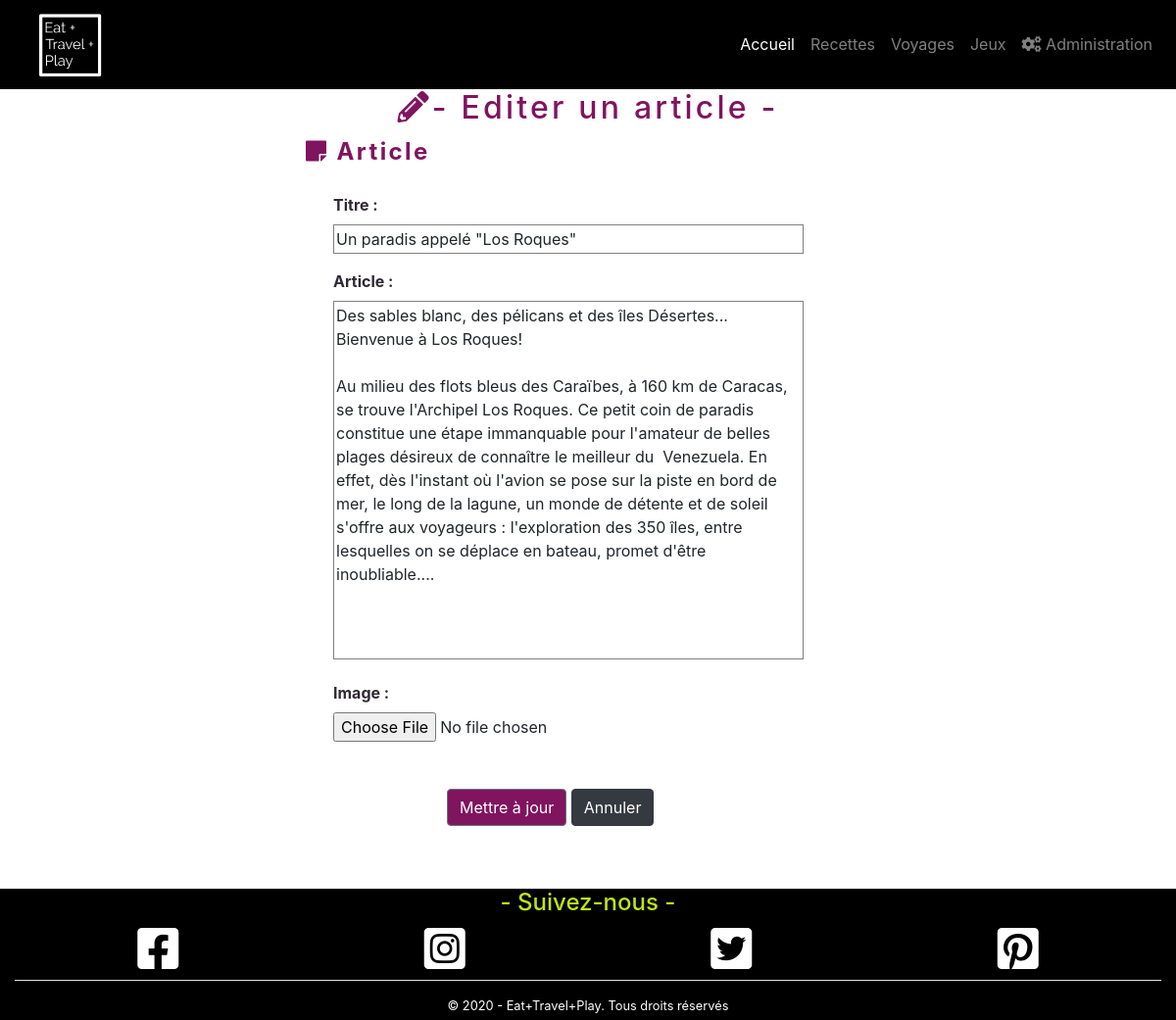
The app's page /edit_post.php?id=1 with its own data.
### tables this page shows
CREATE TABLE IF NOT EXISTS `post` (
  `Id` smallint(5) UNSIGNED NOT NULL AUTO_INCREMENT,
  `Title` varchar(100) NOT NULL,
  `Contents` text NOT NULL,
  `Image` varchar(255) NOT NULL,
  `CreationTimestamp` datetime NOT NULL,
  `Author_Id` tinyint(3) UNSIGNED DEFAULT NULL,
  `Category_Id` tinyint(3) UNSIGNED DEFAULT NULL,
  PRIMARY KEY (`Id`),
  UNIQUE KEY `Title` (`Title`),
  KEY `CreationTimestamp` (`CreationTimestamp`),
  KEY `Author_Id` (`Author_Id`),
  KEY `Category_Id` (`Category_Id`)
);

### src/templates/edit_post.php (the view, shortened to what this page needs)
<h2 class="text-center"><i class="fa fa-pencil-alt"></i>- Editer un article -</h2>
<form class="generic-form" action="edit_post.php" method="post">
    <fieldset>
        <legend class="textPurple"><i class="fas fa-sticky-note textPurple"></i> Article</legend>
        <ul>
            <li>
                <label for="title">Titre :</label>
                <input type="text" id="title" name="title" value="<?= htmlspecialchars($post['Title']) ?>">
            </li>
            <li>
                <label class="textarea" for="contents">Article :</label>
                <textarea id="contents" name="contents" rows="15"><?= htmlspecialchars($post['Contents']) ?></textarea>
            </li>
            <li>
                <div class="form-group">
                    <label for="photo">Image :</label>
                    <input type="file" class="form-control-file" id="photo" name="photo" value="<?= htmlspecialchars($post['Contents']) ?>">
                </div>
            </li>
            <li>
                <button class="btn btn-secondary bgPurple" type="submit">Mettre à jour</button>
                <a class="btn btn-dark" href="index.php">Annuler</a>
            </li>
        </ul>
    </fieldset>
</form>

### src/css/blog-main.css (style rules this page uses)
* { box-sizing: border-box; }
a { text-decoration: none; }
form { margin-top: 2em; }
form fieldset { border-radius: 4px; }
form fieldset legend { padding: 0 0.5em; }

### src/css/style.css (style rules this page uses)
.bgPurple { background-color: rgb(128, 20, 95) !important; }
.textPurple { color: rgb(128, 20, 95) !important; }
a { color: rgb(128, 20, 95); transition: all 0.25s; }
body { background: white; font-family: 'Dosis', sans-serif; width: 100% !important; height: 100vh; }
h1, h2 { color: rgb(128, 20, 95); letter-spacing: 0.1em; }

### src/css/ui-form.css (style rules this page uses)
.generic-form { margin: 0 auto; width: 50%; }
.generic-form fieldset { border-color: #01A2A6; }
.generic-form fieldset legend { color: #01A2A6; font-weight: bold; letter-spacing: 0.1em; }
.generic-form input[type="password"], .generic-form input[type="text"], .generic-form select, .generic-form textarea { padding: 2px; border: 1px solid grey; transition: background-color 0.33s; }
.generic-form input[type="password"], .generic-form input[type="text"], .generic-form select, .generic-form textarea { width: 30em; }
.generic-form textarea { resize: none; }
.generic-form ul { list-style-type: none; }
.generic-form ul li { margin: 1em 0; }
.generic-form ul li:last-child { margin-left: 116px; margin-top: 3em; }
.generic-form ul li label { display: inline-block; color: #2F2933; font-weight: bold; }
.generic-form ul li label.textarea { vertical-align: top; }
.generic-form ul li label { width: 112px; }

### records on screen
post: title "Un paradis appelé \"Los Roques\"", contents "Des sables blanc, des pélicans et des îles Désertes... Bienvenue à Los Roques! Au milieu des flots bleus des Caraïbes, à 160 km de Caracas, se trouve l'Archipel Los Roques. Ce petit coin de paradis constitue une étape immanquable pour l'amateur de belles plages désireux de connaître le meilleur du Venezuela. En effet, dès l'instant où l'avion se pose sur la piste en bord de mer, le long de la lagune, un monde de détente et de soleil s'offre aux voyageurs : l'exploration des 350 îles, entre lesquelles on se déplace en bateau, promet d'être inoubliable...."
